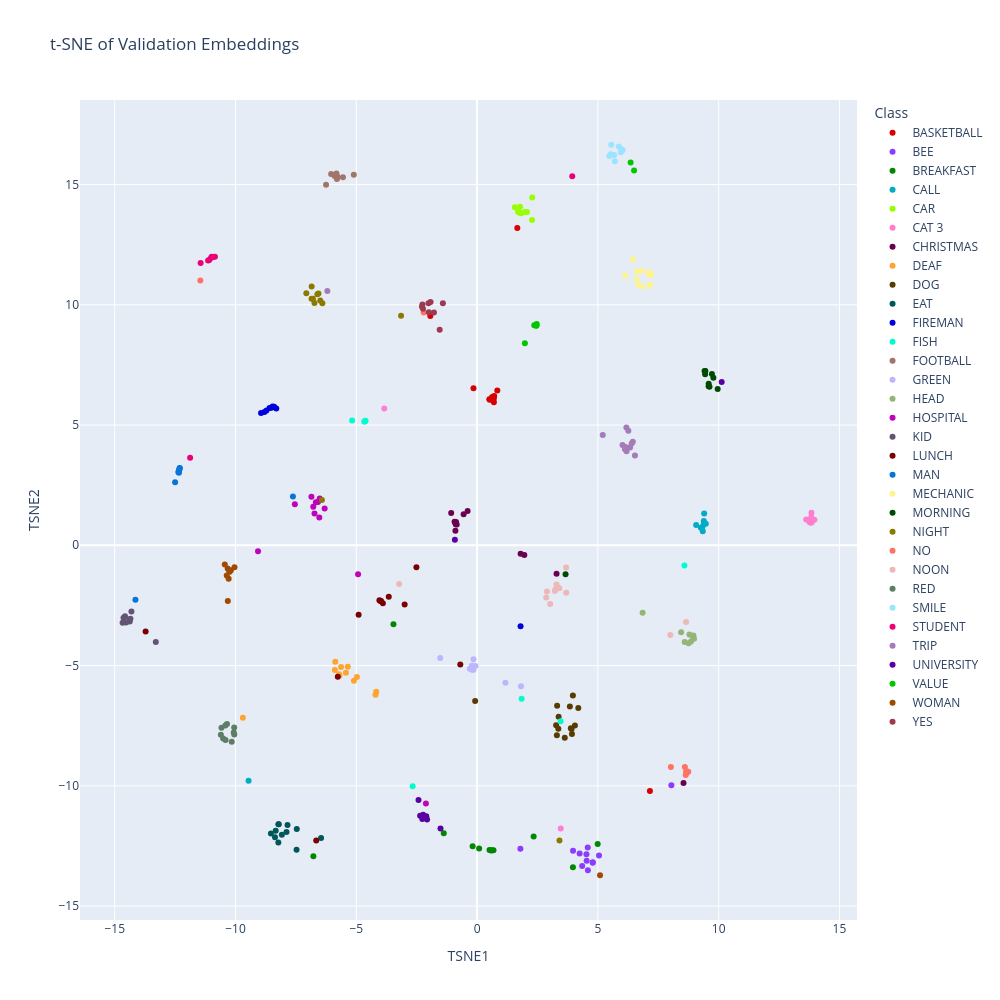

Notebook cell for this chart:
### Code cell
embeddings = val["last_embeddings"]
labels = val["labels"]
id_to_label = val["id_to_label"]

class_names = [id_to_label[label] for label in labels]

tsne = TSNE(
    n_components=2,
    perplexity=30,
    learning_rate="auto",
    init="pca",
    random_state=42
)

embeddings_2d = tsne.fit_transform(embeddings)

df = pd.DataFrame({
    "TSNE1": embeddings_2d[:, 0],
    "TSNE2": embeddings_2d[:, 1],
    "Class": class_names
})

palette_32 = cc.glasbey[:32]

fig = px.scatter(
    df,
    x="TSNE1",
    y="TSNE2",
    color="Class",
    title="t-SNE of Validation Embeddings",
    width=1000,
    height=1000,
    color_discrete_sequence=palette_32
)

fig.show()

### Figure 1 — Plotly figure (JSON) as saved in the notebook; plotly's stock layout.template omitted (floating-point values rounded to 4 significant figures)
{"data": [{"hovertemplate": "Class=BASKETBALL<br>TSNE1=%{x}<br>TSNE2=%{y}<extra></extra>", "legendgroup": "BASKETBALL", "marker": {"color": "#d60000", "symbol": "circle"}, "mode": "markers", "name": "BASKETBALL", "orientation": "v", "showlegend": true, "type": "scatter", "x": [13.75, -1.936, 7.155, 0.529, 0.6946, 0.7079, 1.665, 0.6243, 0.6888, -0.1493, 0.5066, 0.6865, 0.8369], "xaxis": "x", "y": [1.018, 9.535, -10.21, 6.051, 5.948, 6.207, 13.19, 6.161, 6.09, 6.525, 6.07, 6.159, 6.435], "yaxis": "y"}, {"hovertemplate": "Class=BEE<br>TSNE1=%{x}<br>TSNE2=%{y}<extra></extra>", "legendgroup": "BEE", "marker": {"color": "#8c3bff", "symbol": "circle"}, "mode": "markers", "name": "BEE", "orientation": "v", "showlegend": true, "type": "scatter", "x": [4.245, 4.789, 8.042, 4.536, 5.048, 4.58, 4.787, 4.586, 4.527, 1.793, 3.973, 4.35], "xaxis": "x", "y": [-12.81, -13.18, -9.973, -13.11, -12.89, -12.56, -13.2, -13.51, -12.85, -12.61, -12.7, -13.34], "yaxis": "y"}, {"hovertemplate": "Class=BREAKFAST<br>TSNE1=%{x}<br>TSNE2=%{y}<extra></extra>", "legendgroup": "BREAKFAST", "marker": {"color": "#018700", "symbol": "circle"}, "mode": "markers", "name": "BREAKFAST", "orientation": "v", "showlegend": true, "type": "scatter", "x": [0.5808, 0.08502, 3.967, 4.993, 0.6192, -0.1842, -3.462, -1.379, 2.341, 0.6794, -6.777, 0.5143], "xaxis": "x", "y": [-12.69, -12.6, -13.38, -12.42, -12.67, -12.51, -3.282, -11.97, -12.1, -12.68, -12.93, -12.67], "yaxis": "y"}, {"hovertemplate": "Class=CALL<br>TSNE1=%{x}<br>TSNE2=%{y}<extra></extra>", "legendgroup": "CALL", "marker": {"color": "#00acc6", "symbol": "circle"}, "mode": "markers", "name": "CALL", "orientation": "v", "showlegend": true, "type": "scatter", "x": [9.332, 9.392, -9.458, 9.263, 9.069, 9.4, 9.342, 9.467, 9.385], "xaxis": "x", "y": [0.7697, 0.9276, -9.79, 0.7281, 0.8468, 1.326, 0.5887, 0.8935, 1.011], "yaxis": "y"}, {"hovertemplate": "Class=CAR<br>TSNE1=%{x}<br>TSNE2=%{y}<extra></extra>", "legendgroup": "CAR", "marker": {"color": "#97ff00", "symbol": "circle"}, "mode": "markers", "name": "CAR", "orientation": "v", "showlegend": true, "type": "scatter", "x": [1.563, 1.696, 2.276, 1.778, 1.823, 2.066, 1.751, 1.981, 2.282], "xaxis": "x", "y": [14.05, 13.87, 13.52, 14.08, 13.81, 13.86, 13.84, 13.85, 14.46], "yaxis": "y"}, {"hovertemplate": "Class=CAT 3<br>TSNE1=%{x}<br>TSNE2=%{y}<extra></extra>", "legendgroup": "CAT 3", "marker": {"color": "#ff7ed1", "symbol": "circle"}, "mode": "markers", "name": "CAT 3", "orientation": "v", "showlegend": true, "type": "scatter", "x": [-3.842, 3.463, 13.84, 13.77, 13.83, 13.85, 13.82, 13.62, 13.96], "xaxis": "x", "y": [5.684, -11.77, 1.357, 0.9576, 1.164, 0.9616, 0.9361, 1.074, 1.058], "yaxis": "y"}, {"hovertemplate": "Class=CHRISTMAS<br>TSNE1=%{x}<br>TSNE2=%{y}<extra></extra>", "legendgroup": "CHRISTMAS", "marker": {"color": "#6b004f", "symbol": "circle"}, "mode": "markers", "name": "CHRISTMAS", "orientation": "v", "showlegend": true, "type": "scatter", "x": [-0.5566, -0.871, 1.956, -0.8425, -1.073, -0.3925, -0.9318, -0.8971, 3.29, 1.802, -0.8862, 8.545], "xaxis": "x", "y": [1.288, 0.9685, -0.4036, 0.8647, 1.339, 1.424, 0.9779, 0.6039, -1.178, -0.3519, 0.8799, -9.878], "yaxis": "y"}, {"hovertemplate": "Class=DEAF<br>TSNE1=%{x}<br>TSNE2=%{y}<extra></extra>", "legendgroup": "DEAF", "marker": {"color": "#ffa52f", "symbol": "circle"}, "mode": "markers", "name": "DEAF", "orientation": "v", "showlegend": true, "type": "scatter", "x": [-4.174, -5.887, -5.352, -5.869, -5.429, -5.715, -9.695, -5.693, -5.631, -4.974, -5.098, -4.206], "xaxis": "x", "y": [-6.088, -5.185, -5.044, -4.841, -5.303, -5.357, -7.165, -5.418, -5.064, -5.471, -5.632, -6.217], "yaxis": "y"}, {"hovertemplate": "Class=DOG<br>TSNE1=%{x}<br>TSNE2=%{y}<extra></extra>", "legendgroup": "DOG", "marker": {"color": "#573b00", "symbol": "circle"}, "mode": "markers", "name": "DOG", "orientation": "v", "showlegend": true, "type": "scatter", "x": [3.629, 3.841, 3.927, 3.272, 4.05, 3.362, 3.314, 3.376, 4.189, 3.911, 3.88, 3.965, -0.08033, 3.303], "xaxis": "x", "y": [-7.998, -6.698, -7.846, -7.483, -7.496, -7.622, -6.67, -7.125, -6.768, -7.641, -7.601, -6.241, -6.473, -7.894], "yaxis": "y"}, {"hovertemplate": "Class=EAT<br>TSNE1=%{x}<br>TSNE2=%{y}<extra></extra>", "legendgroup": "EAT", "marker": {"color": "#005659", "symbol": "circle"}, "mode": "markers", "name": "EAT", "orientation": "v", "showlegend": true, "type": "scatter", "x": [-7.472, -7.464, -8.365, -8.226, -8.336, -8.223, -7.889, -8.21, -8.081, -7.847, -8.534, -6.458], "xaxis": "x", "y": [-12.66, -11.79, -12.14, -12.35, -11.87, -11.6, -11.92, -11.59, -12.03, -11.63, -11.98, -12.17], "yaxis": "y"}, {"hovertemplate": "Class=FIREMAN<br>TSNE1=%{x}<br>TSNE2=%{y}<extra></extra>", "legendgroup": "FIREMAN", "marker": {"color": "#0000dd", "symbol": "circle"}, "mode": "markers", "name": "FIREMAN", "orientation": "v", "showlegend": true, "type": "scatter", "x": [-8.942, -8.402, -8.802, -8.591, -8.462, -8.718, -8.514, 1.8, -8.311], "xaxis": "x", "y": [5.5, 5.763, 5.542, 5.708, 5.768, 5.603, 5.722, -3.365, 5.691], "yaxis": "y"}, {"hovertemplate": "Class=FISH<br>TSNE1=%{x}<br>TSNE2=%{y}<extra></extra>", "legendgroup": "FISH", "marker": {"color": "#00fdcf", "symbol": "circle"}, "mode": "markers", "name": "FISH", "orientation": "v", "showlegend": true, "type": "scatter", "x": [1.844, 3.457, -4.651, -5.172, -4.619, -4.63, -4.666, -2.667, 8.583], "xaxis": "x", "y": [-6.375, -7.315, 5.15, 5.188, 5.178, 5.168, 5.145, -10.02, -0.8427], "yaxis": "y"}, {"hovertemplate": "Class=FOOTBALL<br>TSNE1=%{x}<br>TSNE2=%{y}<extra></extra>", "legendgroup": "FOOTBALL", "marker": {"color": "#a17569", "symbol": "circle"}, "mode": "markers", "name": "FOOTBALL", "orientation": "v", "showlegend": true, "type": "scatter", "x": [-5.781, -6.04, -5.92, -6.252, -5.554, -5.802, -5.893, -5.103, -5.822], "xaxis": "x", "y": [15.32, 15.43, 15.4, 14.99, 15.3, 15.23, 15.36, 15.41, 15.46], "yaxis": "y"}, {"hovertemplate": "Class=GREEN<br>TSNE1=%{x}<br>TSNE2=%{y}<extra></extra>", "legendgroup": "GREEN", "marker": {"color": "#bcb6ff", "symbol": "circle"}, "mode": "markers", "name": "GREEN", "orientation": "v", "showlegend": true, "type": "scatter", "x": [-0.3034, -0.1467, -0.06557, -1.526, -0.1492, -0.2167, 1.819, 1.173, -0.2186, -0.2254], "xaxis": "x", "y": [-5.137, -5.177, -5.016, -4.685, -4.739, -5.006, -5.861, -5.714, -5.172, -5.116], "yaxis": "y"}, {"hovertemplate": "Class=HEAD<br>TSNE1=%{x}<br>TSNE2=%{y}<extra></extra>", "legendgroup": "HEAD", "marker": {"color": "#95b577", "symbol": "circle"}, "mode": "markers", "name": "HEAD", "orientation": "v", "showlegend": true, "type": "scatter", "x": [6.852, 8.79, 8.854, 8.953, 8.981, 8.909, 8.755, 8.447, 8.594], "xaxis": "x", "y": [-2.803, -3.71, -3.999, -3.747, -3.885, -3.769, -4.073, -3.612, -4.02], "yaxis": "y"}, {"hovertemplate": "Class=HOSPITAL<br>TSNE1=%{x}<br>TSNE2=%{y}<extra></extra>", "legendgroup": "HOSPITAL", "marker": {"color": "#bf03b8", "symbol": "circle"}, "mode": "markers", "name": "HOSPITAL", "orientation": "v", "showlegend": true, "type": "scatter", "x": [-6.584, -9.068, -6.674, -6.515, -6.729, -4.926, -6.78, -7.542, -6.31, -6.531, -6.857, -2.118], "xaxis": "x", "y": [1.804, -0.2454, 1.788, 1.946, 1.324, -1.202, 1.605, 1.702, 1.527, 1.154, 2.018, -10.73], "yaxis": "y"}, {"hovertemplate": "Class=KID<br>TSNE1=%{x}<br>TSNE2=%{y}<extra></extra>", "legendgroup": "KID", "marker": {"color": "#645474", "symbol": "circle"}, "mode": "markers", "name": "KID", "orientation": "v", "showlegend": true, "type": "scatter", "x": [-14.31, -14.57, -14.38, -14.39, -14.63, -14.67, -14.53, -14.35, -13.3], "xaxis": "x", "y": [-2.757, -2.95, -3.165, -3.085, -3.012, -3.216, -3.206, -3.058, -4.02], "yaxis": "y"}, {"hovertemplate": "Class=LUNCH<br>TSNE1=%{x}<br>TSNE2=%{y}<extra></extra>", "legendgroup": "LUNCH", "marker": {"color": "#790000", "symbol": "circle"}, "mode": "markers", "name": "LUNCH", "orientation": "v", "showlegend": true, "type": "scatter", "x": [-2.998, -3.9, -4.904, -0.6946, -3.656, -13.72, -4.043, -6.658, -3.974, -4.005, -5.765, -2.511], "xaxis": "x", "y": [-2.459, -2.407, -2.887, -4.955, -2.134, -3.581, -2.289, -12.27, -2.319, -2.313, -5.468, -0.9149], "yaxis": "y"}, {"hovertemplate": "Class=MAN<br>TSNE1=%{x}<br>TSNE2=%{y}<extra></extra>", "legendgroup": "MAN", "marker": {"color": "#0774d8", "symbol": "circle"}, "mode": "markers", "name": "MAN", "orientation": "v", "showlegend": true, "type": "scatter", "x": [-14.14, -12.31, -12.5, -12.33, -12.31, -7.623, -12.34, -12.37, -12.33], "xaxis": "x", "y": [-2.264, 3.206, 2.622, 3.137, 3.215, 2.028, 3.013, 3.052, 3.126], "yaxis": "y"}, {"hovertemplate": "Class=MECHANIC<br>TSNE1=%{x}<br>TSNE2=%{y}<extra></extra>", "legendgroup": "MECHANIC", "marker": {"color": "#fdf490", "symbol": "circle"}, "mode": "markers", "name": "MECHANIC", "orientation": "v", "showlegend": true, "type": "scatter", "x": [6.692, 6.775, 6.129, 7.204, 6.601, 6.81, 7.147, 6.603, 6.458, 7.145, 7.059, 7.174], "xaxis": "x", "y": [10.81, 11.41, 11.2, 11.28, 11.38, 10.77, 10.85, 11.05, 11.88, 10.78, 11.35, 11.22], "yaxis": "y"}, {"hovertemplate": "Class=MORNING<br>TSNE1=%{x}<br>TSNE2=%{y}<extra></extra>", "legendgroup": "MORNING", "marker": {"color": "#004b00", "symbol": "circle"}, "mode": "markers", "name": "MORNING", "orientation": "v", "showlegend": true, "type": "scatter", "x": [9.584, 9.451, 9.586, 9.781, 9.959, 3.663, 9.44, 9.621, 9.415, 9.721], "xaxis": "x", "y": [6.612, 7.247, 6.711, 6.968, 6.501, -1.204, 7.108, 6.591, 7.249, 7.119], "yaxis": "y"}, {"hovertemplate": "Class=NIGHT<br>TSNE1=%{x}<br>TSNE2=%{y}<extra></extra>", "legendgroup": "NIGHT", "marker": {"color": "#8e7900", "symbol": "circle"}, "mode": "markers", "name": "NIGHT", "orientation": "v", "showlegend": true, "type": "scatter", "x": [-6.611, -6.793, -7.068, -6.423, -6.491, -6.405, 3.411, -3.147, -6.566, -6.848, -6.731, -6.852], "xaxis": "x", "y": [10.44, 10.25, 10.48, 1.881, 10.17, 10.06, -12.27, 9.54, 10.47, 10.76, 10.07, 10.25], "yaxis": "y"}, {"hovertemplate": "Class=NO<br>TSNE1=%{x}<br>TSNE2=%{y}<extra></extra>", "legendgroup": "NO", "marker": {"color": "#ff7266", "symbol": "circle"}, "mode": "markers", "name": "NO", "orientation": "v", "showlegend": true, "type": "scatter", "x": [8.658, 8.601, -11.46, 8.022, 8.636, 8.688, 8.669, 8.742, -2.211], "xaxis": "x", "y": [-9.396, -9.213, 11.01, -9.214, -9.547, -9.453, -9.427, -9.417, 9.679], "yaxis": "y"}, {"hovertemplate": "Class=NOON<br>TSNE1=%{x}<br>TSNE2=%{y}<extra></extra>", "legendgroup": "NOON", "marker": {"color": "#edb8b8", "symbol": "circle"}, "mode": "markers", "name": "NOON", "orientation": "v", "showlegend": true, "type": "scatter", "x": [-3.227, 8.651, 3.403, 3.242, 3.685, 3.026, 7.998, 2.891, 3.69, 3.219, 3.286, 2.86], "xaxis": "x", "y": [-1.607, -3.185, -1.789, -1.838, -0.925, -2.437, -3.727, -1.925, -1.974, -1.897, -1.632, -2.169], "yaxis": "y"}, {"hovertemplate": "Class=RED<br>TSNE1=%{x}<br>TSNE2=%{y}<extra></extra>", "legendgroup": "RED", "marker": {"color": "#5d7e66", "symbol": "circle"}, "mode": "markers", "name": "RED", "orientation": "v", "showlegend": true, "type": "scatter", "x": [-10.07, -10.35, -10.41, -10.42, -10.61, -10.51, -10.16, -10.58, -10.06, -10.05], "xaxis": "x", "y": [-7.787, -7.432, -8.098, -7.487, -7.878, -8.036, -8.166, -7.587, -7.577, -7.87], "yaxis": "y"}, {"hovertemplate": "Class=SMILE<br>TSNE1=%{x}<br>TSNE2=%{y}<extra></extra>", "legendgroup": "SMILE", "marker": {"color": "#9ae4ff", "symbol": "circle"}, "mode": "markers", "name": "SMILE", "orientation": "v", "showlegend": true, "type": "scatter", "x": [5.553, 5.971, 5.473, 6.024, 5.951, 5.67, 5.87, 5.534, 5.701], "xaxis": "x", "y": [16.65, 16.47, 16.19, 16.43, 16.34, 16.23, 16.58, 16.25, 15.96], "yaxis": "y"}, {"hovertemplate": "Class=STUDENT<br>TSNE1=%{x}<br>TSNE2=%{y}<extra></extra>", "legendgroup": "STUDENT", "marker": {"color": "#eb0077", "symbol": "circle"}, "mode": "markers", "name": "STUDENT", "orientation": "v", "showlegend": true, "type": "scatter", "x": [-11.01, -10.99, -11.13, -11.09, -10.95, -10.85, -11.88, 3.94, -11.44], "xaxis": "x", "y": [11.95, 12.0, 11.84, 11.87, 11.98, 11.99, 3.643, 15.34, 11.74], "yaxis": "y"}, {"hovertemplate": "Class=TRIP<br>TSNE1=%{x}<br>TSNE2=%{y}<extra></extra>", "legendgroup": "TRIP", "marker": {"color": "#a57bb8", "symbol": "circle"}, "mode": "markers", "name": "TRIP", "orientation": "v", "showlegend": true, "type": "scatter", "x": [6.122, 6.446, 6.187, 6.179, 6.145, 6.02, -6.198, 6.332, 6.398, 6.262, 6.535, 5.202], "xaxis": "x", "y": [3.996, 4.3, 3.913, 4.901, 4.088, 4.174, 10.57, 4.068, 4.235, 4.757, 3.733, 4.582], "yaxis": "y"}, {"hovertemplate": "Class=UNIVERSITY<br>TSNE1=%{x}<br>TSNE2=%{y}<extra></extra>", "legendgroup": "UNIVERSITY", "marker": {"color": "#5900a3", "symbol": "circle"}, "mode": "markers", "name": "UNIVERSITY", "orientation": "v", "showlegend": true, "type": "scatter", "x": [-2.267, -1.515, -2.358, -2.103, -2.07, -2.424, -0.918, -2.225, 10.12, -2.234], "xaxis": "x", "y": [-11.38, -11.77, -11.24, -11.26, -11.4, -10.59, 0.2332, -11.29, 6.792, -11.2], "yaxis": "y"}, {"hovertemplate": "Class=VALUE<br>TSNE1=%{x}<br>TSNE2=%{y}<extra></extra>", "legendgroup": "VALUE", "marker": {"color": "#03c600", "symbol": "circle"}, "mode": "markers", "name": "VALUE", "orientation": "v", "showlegend": true, "type": "scatter", "x": [2.468, 2.368, 1.979, 6.356, 2.418, 6.499, 2.443, 2.457, 2.45], "xaxis": "x", "y": [9.202, 9.143, 8.397, 15.91, 9.162, 15.58, 9.146, 9.137, 9.132], "yaxis": "y"}, {"hovertemplate": "Class=WOMAN<br>TSNE1=%{x}<br>TSNE2=%{y}<extra></extra>", "legendgroup": "WOMAN", "marker": {"color": "#9e4b00", "symbol": "circle"}, "mode": "markers", "name": "WOMAN", "orientation": "v", "showlegend": true, "type": "scatter", "x": [5.09, -10.19, -10.44, -10.25, -10.32, -10.28, -10.36, -10.32, -10.04, -10.24], "xaxis": "x", "y": [-13.72, -1.041, -0.7946, -1.077, -2.319, -1.392, -1.258, -0.9671, -0.9159, -1.095], "yaxis": "y"}, {"hovertemplate": "Class=YES<br>TSNE1=%{x}<br>TSNE2=%{y}<extra></extra>", "legendgroup": "YES", "marker": {"color": "#9c3b4f", "symbol": "circle"}, "mode": "markers", "name": "YES", "orientation": "v", "showlegend": true, "type": "scatter", "x": [-2.263, -1.999, -1.548, -2.239, -1.786, -1.926, -1.415, -2.014, -2.28], "xaxis": "x", "y": [10.01, 9.688, 8.959, 9.831, 9.678, 10.12, 10.06, 10.06, 9.915], "yaxis": "y"}], "layout": {"height": 1000, "legend": {"title": {"text": "Class"}, "tracegroupgap": 0}, "title": {"text": "t-SNE of Validation Embeddings"}, "width": 1000, "xaxis": {"anchor": "y", "domain": [0, 1], "title": {"text": "TSNE1"}}, "yaxis": {"anchor": "x", "domain": [0, 1], "title": {"text": "TSNE2"}}}}
